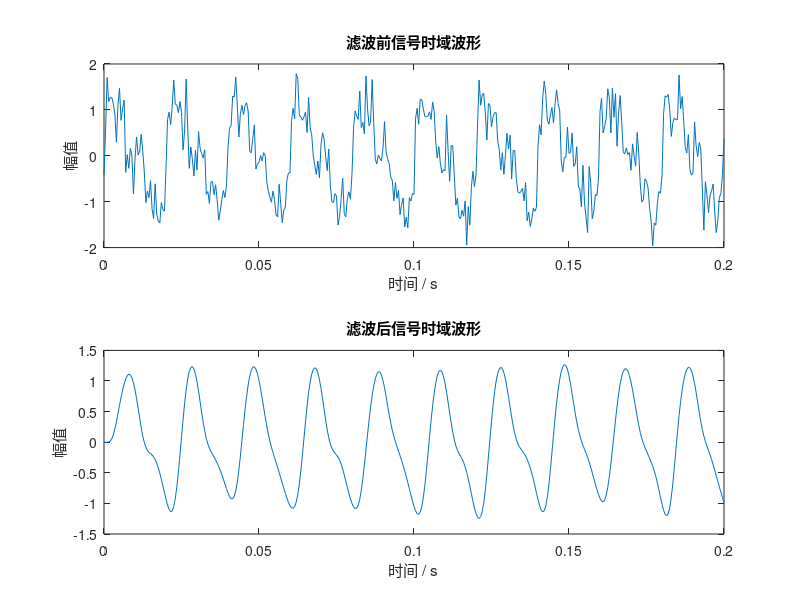
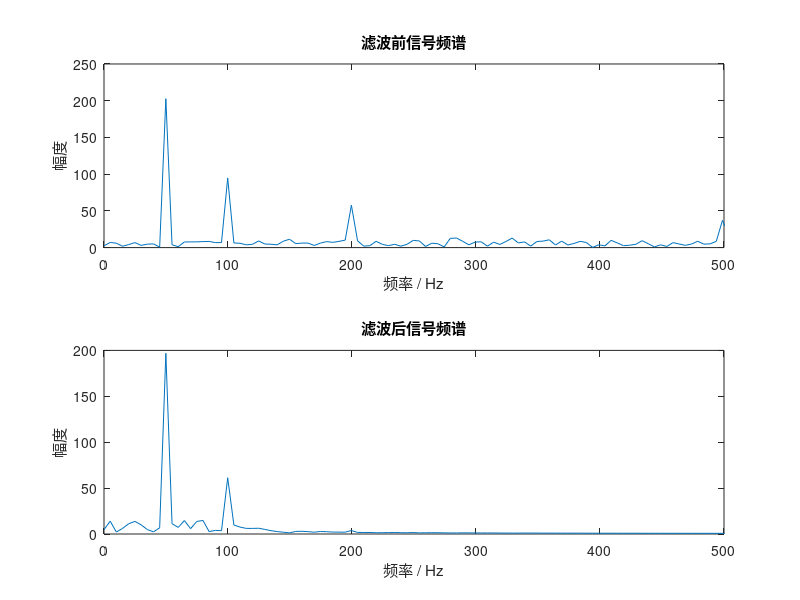

MATLAB code for these plots, in order:
clc;
clear;
close all;

%% =========================
% 1. 基本参数设置
%% =========================
fs = 2000;              % 采样频率 (Hz)
t = 0:1/fs:0.2;         % 时间轴 (s)

%% =========================
% 2. 生成更复杂的信号
%   含有多种频率信号：50 Hz, 100 Hz, 200 Hz, 500 Hz
%   添加高频噪声
%% =========================
f1 = 50;                % 有用信号频率1
f2 = 100;               % 有用信号频率2
f3 = 200;               % 有用信号频率3
f4 = 500;               % 高频干扰信号

% 生成正弦波信号
x1 = sin(2*pi*f1*t);
x2 = 0.5*sin(2*pi*f2*t);
x3 = 0.3*sin(2*pi*f3*t);
x4 = 0.2*sin(2*pi*f4*t);

% 添加噪声（白噪声）
noise = 0.3 * randn(size(t));  % 噪声

% 合成信号
x = x1 + x2 + x3 + x4 + noise;

%% =========================
% 3. 设计低通滤波器
%   截止频率 100 Hz
%% =========================
fc = 100;               % 截止频率 (Hz)
order = 4;              % 滤波器阶数

Wn = fc / (fs/2);       % 归一化截止频率
[b, a] = butter(order, Wn, 'low');

%% =========================
% 4. 滤波处理
%% =========================
y = filter(b, a, x);

%% =========================
% 5. 时域波形对比
%% =========================
figure;
subplot(2,1,1);
plot(t, x);
xlabel('时间 / s');
ylabel('幅值');
title('滤波前信号时域波形');

subplot(2,1,2);
plot(t, y);
xlabel('时间 / s');
ylabel('幅值');
title('滤波后信号时域波形');

%% =========================
% 6. 频域分析（FFT）
%% =========================
N = length(x);
f = (0:N-1) * fs / N;

X = abs(fft(x));
Y = abs(fft(y));

figure;
subplot(2,1,1);
plot(f, X);
xlim([0 500]);
xlabel('频率 / Hz');
ylabel('幅度');
title('滤波前信号频谱');

subplot(2,1,2);
plot(f, Y);
xlim([0 500]);
xlabel('频率 / Hz');
ylabel('幅度');
title('滤波后信号频谱');
